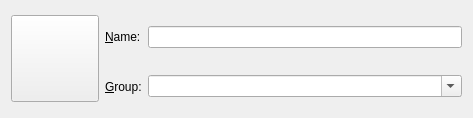
<?xml version="1.0" encoding="UTF-8"?>
<ui version="4.0">
 <class>InstanceCardWidget</class>
 <widget class="QWidget" name="InstanceCardWidget">
  <property name="geometry">
   <rect>
    <x>0</x>
    <y>0</y>
    <width>473</width>
    <height>118</height>
   </rect>
  </property>
  <property name="windowTitle">
   <string>Form</string>
  </property>
  <layout class="QGridLayout" name="gridLayout">
   <item row="0" column="0" rowspan="2">
    <widget class="QToolButton" name="iconButton">
     <property name="iconSize">
      <size>
       <width>80</width>
       <height>80</height>
      </size>
     </property>
    </widget>
   </item>
   <item row="0" column="1">
    <widget class="QLabel" name="nameLabel">
     <property name="text">
      <string>&amp;Name:</string>
     </property>
     <property name="buddy">
      <cstring>instNameTextBox</cstring>
     </property>
    </widget>
   </item>
   <item row="0" column="2">
    <widget class="QLineEdit" name="instNameTextBox"/>
   </item>
   <item row="1" column="1">
    <widget class="QLabel" name="groupLabel">
     <property name="text">
      <string>&amp;Group:</string>
     </property>
     <property name="buddy">
      <cstring>groupBox</cstring>
     </property>
    </widget>
   </item>
   <item row="1" column="2">
    <widget class="QComboBox" name="groupBox">
     <property name="editable">
      <bool>true</bool>
     </property>
    </widget>
   </item>
  </layout>
 </widget>
 <resources/>
 <connections/>
</ui>
